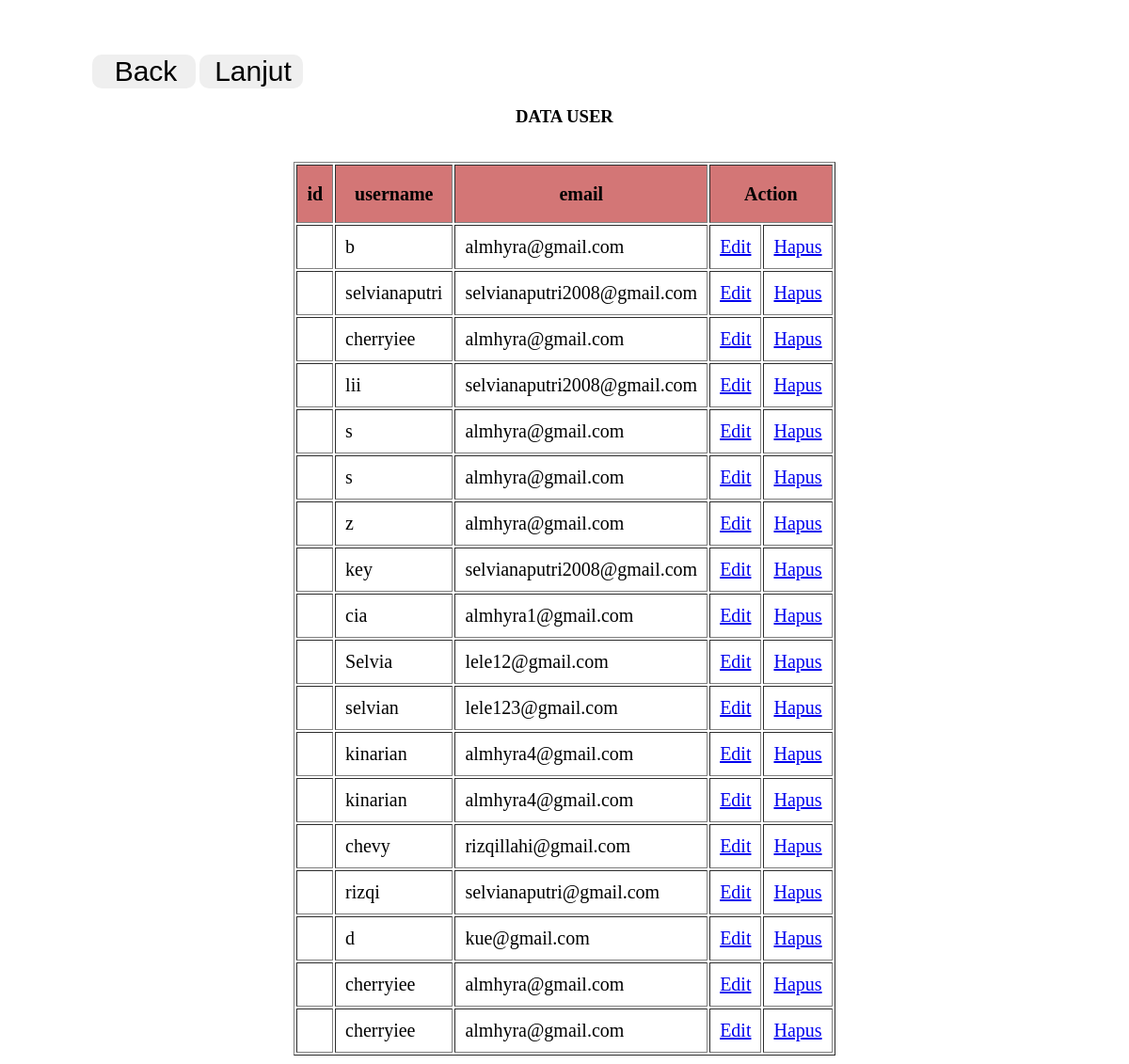
/ukl/tabeluser.php, run on the app's committed database.
### tables this page shows
CREATE TABLE `user` (
  `id_user` int(100) NOT NULL,
  `username` varchar(100) NOT NULL,
  `password` varchar(100) NOT NULL,
  `role` varchar(100) NOT NULL,
  `email` varchar(100) NOT NULL
);

### ukl/tabeluser.php (the view, shortened to what this page needs)
<!DOCTYPE html>
<html lang="en">
<head>
    </head>
    <body>
    <div class="servicess">
        <a href="login2.php" class="learn-isi"><button>Back</button></a>
        <a href="home.php" class="learn-isi"><button>Lanjut</button></a>
    </div>
    <h3 class="judul">DATA USER</h3>
    <br>
    <div class="tabel">
    <table border="1">
    <tr>
        <th>id</th>
        <th>username</th>
        <th>email</th>
        <th colspan="2">Action</th>
    </tr>
    </div>
<?php
include 'koneksi.php';
$result = mysqli_query($mysqli, "SELECT * FROM user") or die (mysqli_error());
while($data = mysqli_fetch_array($result)){
    ?>
    <tr>
        <td><?php echo $data['Id']; ?></td>
        <td><?php echo $data['username']; ?></td>
        <td><?php echo $data['email']; ?></td>
        <td><a href='editdatauser.php?Id=<?php echo $data['Id'];?>'>Edit</a></td>
        <td><a href='deleteuser.php?Id=<?php echo $data['Id'];?>'>Hapus</a></td>
        <?php }?>
    </tr>
</html>

### ukl/tabeluser.php (style rules this page uses)
.judul { text-align: center; font-weight:600; color:black; }
.tabel th { background-color: #D37676; height:40px; padding:10px; }
.tabel { border-collapse: collapse; font-size:20px; border:1px solid white; display: flex; justify-content: center; align-items: center; }
.tabel td { padding:10px; height:25px; }
.servicess { text-align: left ; padding-left: 90px; }
.servicess button { margin-top: 50px; padding-left: 10px; width: 110px; border-radius: 10px; border: none; font-size: 30px; }

### data on the page
user: username "b", email "almhyra@gmail.com"
user: username "selvianaputri", email "selvianaputri2008@gmail.com"
user: username "cherryiee", email "almhyra@gmail.com"
user: username "lii", email "selvianaputri2008@gmail.com"
user: username "s", email "almhyra@gmail.com"
user: username "s", email "almhyra@gmail.com"
user: username "z", email "almhyra@gmail.com"
user: username "key", email "selvianaputri2008@gmail.com"
user: username "cia", email "almhyra1@gmail.com"
user: username "Selvia", email "lele12@gmail.com"
user: username "selvian", email "lele123@gmail.com"
user: username "kinarian", email "almhyra4@gmail.com"
user: username "kinarian", email "almhyra4@gmail.com"
user: username "chevy", email "rizqillahi@gmail.com"
user: username "rizqi", email "selvianaputri@gmail.com"
user: username "d", email "kue@gmail.com"
user: username "cherryiee", email "almhyra@gmail.com"
user: username "cherryiee", email "almhyra@gmail.com"
